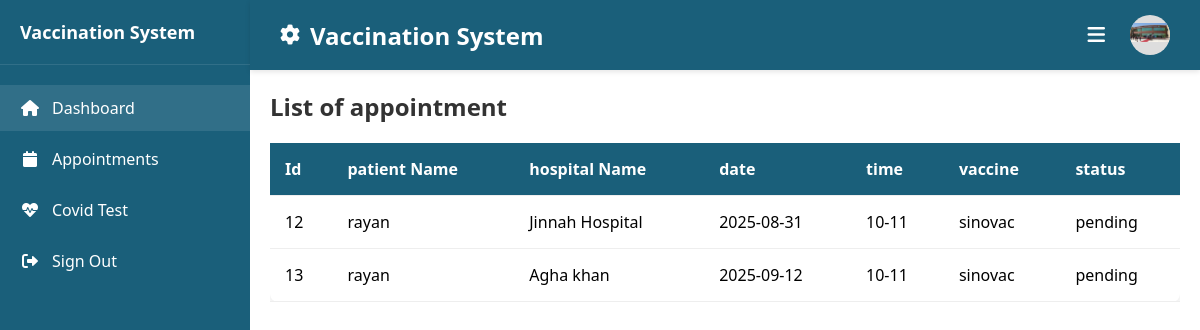
The page /hospital/appointment.php (signed in) on the database its author committed.
### tables this page shows
CREATE TABLE `tbl_hospital` (
  `id` int(11) NOT NULL,
  `name` varchar(50) NOT NULL,
  `contact` int(15) NOT NULL,
  `cid` int(11) NOT NULL,
  `email` varchar(50) NOT NULL,
  `password` varchar(80) NOT NULL,
  `image` varchar(100) NOT NULL,
  `address` varchar(300) NOT NULL,
  `status` varchar(50) NOT NULL DEFAULT 'deactivate'
);

CREATE TABLE `tbl_appointment` (
  `id` int(11) NOT NULL,
  `p_id` int(11) NOT NULL,
  `h_id` int(11) NOT NULL,
  `date` varchar(50) NOT NULL,
  `time` varchar(50) NOT NULL,
  `v_id` int(11) NOT NULL,
  `status` varchar(20) NOT NULL DEFAULT 'pending'
);

CREATE TABLE `tbl_patient` (
  `id` int(11) NOT NULL,
  `name` varchar(50) NOT NULL,
  `contact` int(15) NOT NULL,
  `email` varchar(50) NOT NULL,
  `password` varchar(80) NOT NULL,
  `cid` int(11) NOT NULL,
  `address` varchar(300) NOT NULL,
  `gender` varchar(15) NOT NULL,
  `image` varchar(100) NOT NULL,
  `status` varchar(50) NOT NULL DEFAULT 'activate'
);

CREATE TABLE `tbl_vaccine` (
  `id` int(11) NOT NULL,
  `name` varchar(50) NOT NULL,
  `status` varchar(50) NOT NULL DEFAULT 'available'
);

### hospital/appointment.php (the view, shortened to what this page needs)
<?php
include 'config.php';
$query1 = "SELECT * FROM tbl_hospital WHERE id=" . $_SESSION['hospital_session'];
$result = mysqli_query($connection, $query1);
$row1 = mysqli_fetch_assoc($result);
?>
<!DOCTYPE html>
<html lang="en">
<head>
    <link rel="stylesheet" href="https://cdnjs.cloudflare.com/ajax/libs/font-awesome/6.0.0/css/all.min.css">
    <link rel="stylesheet" href="asset/hospital-style.css">
</head>
<body>
    <div class="container">
        <div class="sidebar">
            <div class="sidebar-header">
                <h2>Vaccination System</h2>
            </div>
            <ul class="nav-menu">
                <li class="nav-item">
                    <a href="index.php" class="nav-link active">
                        <i class="fas fa-home"></i>
                        Dashboard
                    </a>
                </li>
                <li class="nav-item">
                    <a href="appointment.php" class="nav-link">
                        <i class="fas fa-calendar"></i>
                        Appointments
                    </a>
                </li>
                <li class="nav-item">
                    <a href="covid-test.php" class="nav-link">
                        <i class="fas fa-heartbeat"></i>
                        Covid Test
                    </a>
                </li>
                <li class="nav-item">
                    <a href="logout.php" class="nav-link">
                        <i class="fas fa-sign-out-alt"></i>
                        Sign Out
                    </a>
                </li>
            </ul>
        </div>
        <div class="main-content">
            <div class="header">
                <div class="header-left">
                    <i class="fas fa-cog"></i>
                    <h1>Vaccination System</h1>
                </div>
                <div class="header-right">
                    <button class="menu-toggle">
                        <i class="fas fa-bars"></i>
                    </button>
                    <div class="profile-pic">
                        <a href="profile.php"><img src="<?php echo $row1['image']; ?>" alt="Admin Profile"></a>
                    </div>
                </div>
            </div>
            <div class="content-area">
                <div class="content-header">
                    <h2>List of appointment</h2>
                </div>
                <div class="table-responsive">
                    <table class="hospital-table">
                        <thead>
                            <tr>
                                <th>Id</th>
                                <th>patient Name</th>
                                <th>hospital Name</th>
                                <th>date</th>
                                <th>time</th>
                                <th>vaccine</th>
                                <th>status</th>
                            </tr>
                        </thead>
                        <tbody>
                             <?php
                            $query = "SELECT tbl_patient.name as 'pname',tbl_hospital.name as 'hname',tbl_vaccine.name as 'vname',tbl_appointment.* FROM tbl_appointment inner join tbl_patient on tbl_appointment.p_id=tbl_patient.id inner join tbl_hospital on tbl_appointment.h_id=tbl_hospital.id inner join tbl_vaccine on tbl_appointment.v_id=tbl_vaccine.id";
                            $result = mysqli_query($connection, $query);
                            foreach ($result as $row)
                            {
                                echo
                                "<tr>
                                        <td>$row[id]</td>
                                        <td>$row[pname]</td>
                                        <td>$row[hname]</td>
                                        <td>$row[date]</td>
                                        <td>$row[time]</td>
                                        <td>$row[vname]</td>
                                        <td>$row[status]</td>
                                </tr>";
                            }
                            ?>
                        </tbody>
                    </table>
                </div>
            </div>
        </div>
    </div>
</body>
</html>

### hospital/asset/hospital-style.css (style rules this page uses)
.table-responsive { overflow-x: auto; margin-bottom: 20px; }
table { width: 100%; border-collapse: collapse; background-color: white; box-shadow: 0 2px 10px rgba(0,0,0,0.1); border-radius: 8px; }
thead { background-color: #1a5f7a; color: white; }
th, td { padding: 15px; text-align: left; border-bottom: 1px solid #eee; }
.content-area { padding: 20px; }
.content-header { display: flex; justify-content: space-between; align-items: center; margin-bottom: 20px; }
.content-area h2 { margin-bottom: 0; color: #333; font-size: 24px; }
* { margin: 0; padding: 0; box-sizing: border-box; }
body { font-family: 'Segoe UI', Tahoma, Geneva, Verdana, sans-serif; background-color: #f5f5f5; }
.container { display: flex; min-height: 100vh; }
.sidebar { width: 250px; background-color: #1a5f7a; color: white; padding: 20px 0; box-shadow: 2px 0 5px rgba(0,0,0,0.1); }
.sidebar-header { padding: 0 20px 20px; border-bottom: 1px solid rgba(255,255,255,0.1); margin-bottom: 20px; }
.sidebar-header h2 { font-size: 18px; font-weight: 600; }
.nav-menu { list-style: none; }
.nav-item { margin-bottom: 5px; }
.nav-link { display: flex; align-items: center; padding: 12px 20px; color: white; text-decoration: none; transition: background-color 0.3s; }
.nav-link:hover, .nav-link.active { background-color: rgba(255,255,255,0.1); }
.nav-link i { margin-right: 12px; width: 20px; text-align: center; }
.main-content { flex: 1; background-color: white; }
.header { background-color: #1a5f7a; color: white; padding: 15px 30px; display: flex; justify-content: space-between; align-items: center; box-shadow: 0 2px 5px rgba(0,0,0,0.1); }
.header-left { display: flex; align-items: center; }
.header-left i { margin-right: 10px; font-size: 20px; }
.header-left h1 { font-size: 24px; font-weight: 600; }
.header-right { display: flex; align-items: center; gap: 20px; }
.menu-toggle { background: none; border: none; color: white; font-size: 20px; cursor: pointer; padding: 5px; }
.profile-pic { width: 40px; height: 40px; border-radius: 50%; background-color: #ddd; display: flex; align-items: center; justify-content: center; overflow: hidden; }
.profile-pic img { width: 100%; height: 100%; object-fit: cover; }

### rows shown on the page
tbl_hospital: image (picture)
tbl_appointment: id "12", tbl_patient.name "rayan", tbl_hospital.name "Jinnah Hospital", date "2025-08-31", time "10-11", tbl_vaccine.name "sinovac", status "pending"
tbl_appointment: id "13", tbl_patient.name "rayan", tbl_hospital.name "Agha khan", date "2025-09-12", time "10-11", tbl_vaccine.name "sinovac", status "pending"
